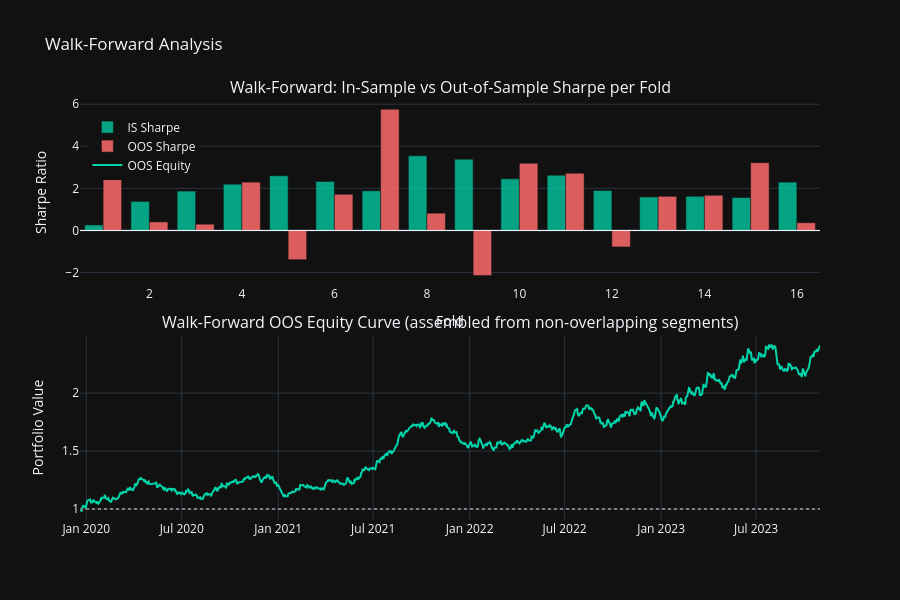

The notebook cell saved with this chart:
### Code cell
# ── Plot: IS vs OOS Sharpe per fold + OOS equity curve ───────────────────────
fig = ps.make_subplots(
    rows=2, cols=1, vertical_spacing=0.12,
    subplot_titles=[
        'Walk-Forward: In-Sample vs Out-of-Sample Sharpe per Fold',
        'Walk-Forward OOS Equity Curve (assembled from non-overlapping segments)'
    ]
)

fig.add_trace(go.Bar(x=folds, y=is_sharpes,  name='IS Sharpe',
                     marker_color='#00d4aa', opacity=0.75), row=1, col=1)
fig.add_trace(go.Bar(x=folds, y=oos_sharpes, name='OOS Sharpe',
                     marker_color='#ff6b6b', opacity=0.85), row=1, col=1)
fig.add_hline(y=0, line_color='white', line_width=1, row=1, col=1)

oos_eq = (1 + oos_pnl_series).cumprod()
fig.add_trace(go.Scatter(x=oos_eq.index, y=oos_eq.values,
                          mode='lines', name='OOS Equity',
                          line=dict(color='#00d4aa', width=2)), row=2, col=1)
fig.add_hline(y=1, line_color='grey', line_dash='dot', row=2, col=1)

fig.update_layout(
    template='plotly_dark', height=600,
    title='Walk-Forward Analysis',
    barmode='group',
    legend=dict(x=0.01, y=0.97)
)
fig.update_xaxes(title_text='Fold', row=1, col=1)
fig.update_yaxes(title_text='Sharpe Ratio', row=1, col=1)
fig.update_yaxes(title_text='Portfolio Value', row=2, col=1)
fig.show()

### Figure 1 — Plotly figure (JSON) as saved in the notebook; plotly's stock layout.template omitted (floating-point values rounded to 4 significant figures; data arrays with more than 128 entries replaced by an {"elided": "..."} marker saying what was removed)
{"data": [{"marker": {"color": "#00d4aa"}, "name": "IS Sharpe", "opacity": 0.75, "type": "bar", "x": [1, 2, 3, 4, 5, 6, 7, 8, 9, 10, 11, 12, 13, 14, 15, 16], "xaxis": "x", "y": [0.2614, 1.381, 1.871, 2.199, 2.598, 2.328, 1.884, 3.546, 3.389, 2.454, 2.625, 1.896, 1.591, 1.623, 1.564, 2.298], "yaxis": "y"}, {"marker": {"color": "#ff6b6b"}, "name": "OOS Sharpe", "opacity": 0.85, "type": "bar", "x": [1, 2, 3, 4, 5, 6, 7, 8, 9, 10, 11, 12, 13, 14, 15, 16], "xaxis": "x", "y": [3.407, 0.4054, 0.2979, 2.297, -1.39, 1.718, 5.759, 0.8198, -2.143, 3.189, 2.72, -0.7837, 1.622, 1.671, 3.216, 0.367], "yaxis": "y"}, {"line": {"color": "#00d4aa", "width": 2}, "mode": "lines", "name": "OOS Equity", "type": "scatter", "x": {"elided": "1008 str values"}, "xaxis": "x2", "y": {"elided": "1008 float values"}, "yaxis": "y2"}], "layout": {"annotations": [{"font": {"size": 16}, "showarrow": false, "text": "Walk-Forward: In-Sample vs Out-of-Sample Sharpe per Fold", "x": 0.5, "xanchor": "center", "xref": "paper", "y": 1, "yanchor": "bottom", "yref": "paper"}, {"font": {"size": 16}, "showarrow": false, "text": "Walk-Forward OOS Equity Curve (assembled from non-overlapping segments)", "x": 0.5, "xanchor": "center", "xref": "paper", "y": 0.44, "yanchor": "bottom", "yref": "paper"}], "barmode": "group", "height": 600, "legend": {"x": 0.01, "y": 0.97}, "shapes": [{"line": {"color": "white", "width": 1}, "type": "line", "x0": 0, "x1": 1, "xref": "x domain", "y0": 0, "y1": 0, "yref": "y"}, {"line": {"color": "grey", "dash": "dot"}, "type": "line", "x0": 0, "x1": 1, "xref": "x2 domain", "y0": 1, "y1": 1, "yref": "y2"}], "title": {"text": "Walk-Forward Analysis"}, "xaxis": {"anchor": "y", "domain": [0, 1], "title": {"text": "Fold"}}, "xaxis2": {"anchor": "y2", "domain": [0, 1]}, "yaxis": {"anchor": "x", "domain": [0.56, 1], "title": {"text": "Sharpe Ratio"}}, "yaxis2": {"anchor": "x2", "domain": [0, 0.44], "title": {"text": "Portfolio Value"}}}}
